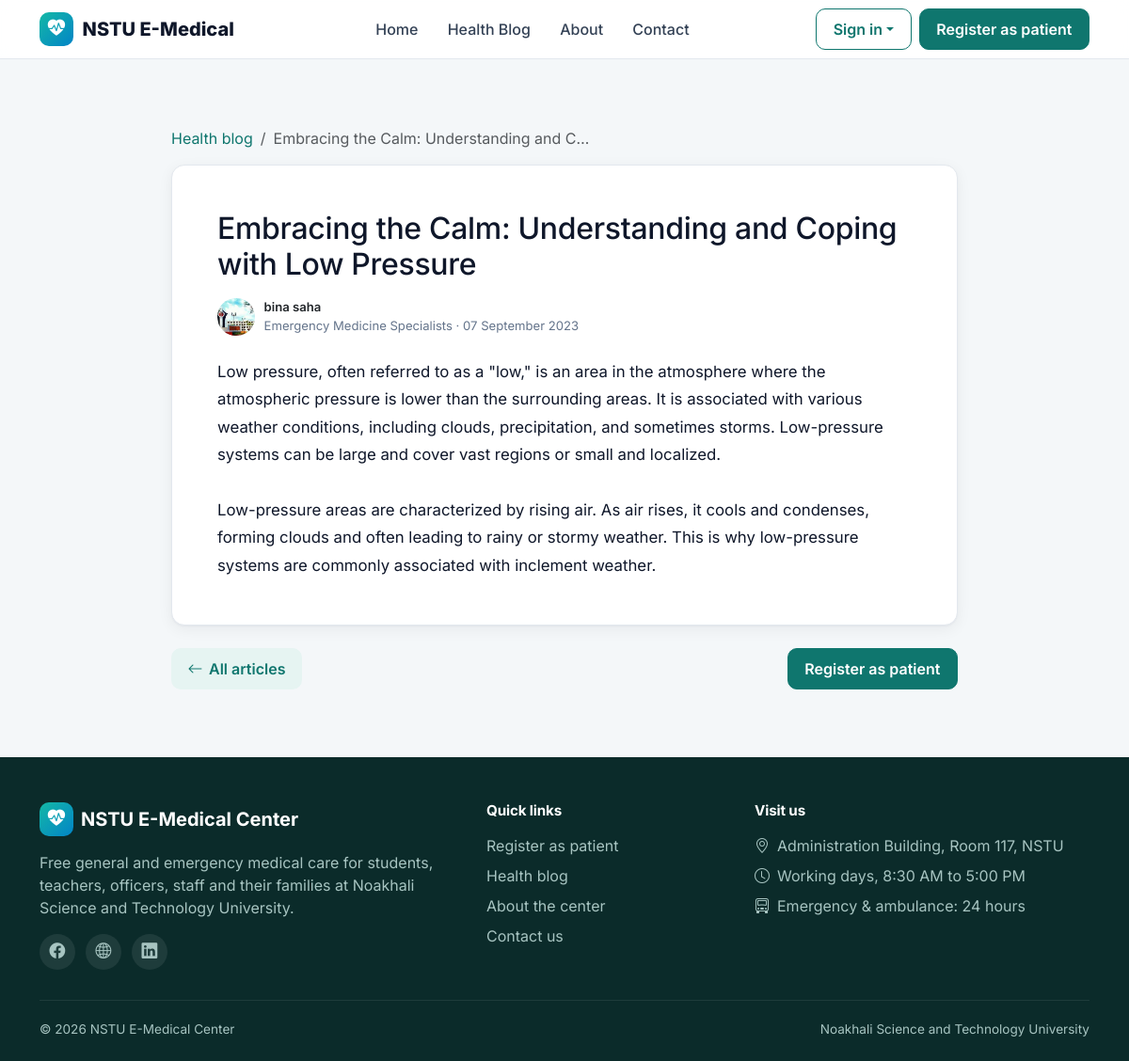
Page /post/6/ on the committed database.
### hospital/models.py (models this page shows, shortened)
class Post(models.Model):
    doctor = models.ForeignKey(Doctor, on_delete=models.CASCADE,null=True)
    title = models.CharField(max_length=100)
    content = models.TextField()
    date_posted = models.DateTimeField(default=timezone.now)
    author = models.ForeignKey(User, on_delete=models.CASCADE)

class Doctor(models.Model):
    user=models.OneToOneField(User,on_delete=models.CASCADE)
    profile_pic= models.ImageField(upload_to='profile_pic/DoctorProfilePic/',null=True,blank=True)
    address = models.CharField(max_length=40)
    email = models.EmailField(default='')
    department= models.CharField(max_length=50,choices=departments,default='Cardiologist')
    status=models.BooleanField(default=False)

### hospital/views.py (the view)
# urls.py: path('post/<int:pk>/', PostDetailView.as_view(), name='post-detail'),
class PostDetailView(DetailView):
    model = Post
    def get_template_names(self):
        if is_doctor(self.request.user):
            return ['hospital/post_detail.html']
        return ['hospital/post_public.html']

### hospital/access.py (called while the page is built, shortened)
def get_role(user):
    if user is None or not user.is_authenticated:
        return None

### hospital/context_processors.py (called while the page is built, shortened)
def em_nav(request):
    user = getattr(request, 'user', None)
    if user is None or not user.is_authenticated:
        return {}

### hospital/templatetags/em_tags.py (called while the page is built)
@register.simple_tag(takes_context=True)
def active(context, *prefixes):
    request = context.get('request')
    if request is None:
        return ''
    path = request.path.rstrip('/') or '/'
    for prefix in prefixes:
        p = prefix.rstrip('/') or '/'
        if path == p or (p != '/' and path.startswith(p + '/')):
            return 'active'
    return ''

### hospital/views.py (called while the page is built)
def is_doctor(user):
    return get_role(user) == 'doctor'

### templates/hospital/post_public.html (shortened to what this page needs)
{% extends 'hospital/homebase.html' %}
{% block content %}
<section class="section">
  <div class="container" style="max-width:860px">
    <nav aria-label="breadcrumb"><ol class="breadcrumb small mb-3"><li class="breadcrumb-item"><a href="/blog/">Health blog</a></li><li class="breadcrumb-item active text-truncate" aria-current="page">{{ object.title|truncatechars:40 }}</li></ol></nav>
    <article class="card">
      <div class="card-body p-4 p-md-5">
        <h1 class="h2 mb-3">{{ object.title }}</h1>
        <div class="post-meta mb-4">
          {% include 'hospital/partials/avatar.html' with pic=object.author.doctor.profile_pic name=object.author.get_full_name|default:object.author.username %}
          <div>
            <div class="fw-semibold text-body">{{ object.author.get_full_name|default:object.author.username }}</div>
            <div>{% if object.author.doctor.department %}{{ object.author.doctor.department }} &middot; {% endif %}{{ object.date_posted|date:"d F Y" }}</div>
          </div>
        </div>
        <div class="post-body">{{ object.content }}</div>
      </div>
    </article>
    <div class="d-flex justify-content-between flex-wrap gap-2 mt-4">
      <a href="/blog/" class="btn btn-soft btn-icon"><i class="bi bi-arrow-left"></i> All articles</a>
      {% if not user.is_authenticated %}<a href="/patientsignup" class="btn btn-primary">Register as patient</a>{% endif %}
    </div>
  </div>
</section>
{% endblock content %}

### static/css/emedical.css (style rules this page uses)
:root { --em-primary: #0f766e; --em-primary-rgb: 15, 118, 110; --em-primary-hover: #0b5f58; --em-primary-soft: #e6f4f2; --em-accent: #0284c7; --em-accent-soft: #e0f2fe; --em-warning: #b45309; --em-warning-soft: #fef3c7; --em-danger: #dc2626; --em-danger-soft: #fee2e2; --em-success: #15803d; --em-success-soft: #dcfce7; --em-violet: #6d28d9; --em-violet-soft: #ede9fe; --em-bg: #f4f7f9; --em-surface: #ffffff; --em-border: #e3e8ee; --em-text: #0f172a; --em-muted: #64748b; --em-radius: 14px; --em-radius-sm: 10px; --em-shadow: 0 1px 2px rgba(15, 23, 42, .04), 0 4px 16px rgba(15, 23, 42, .06); --em-shadow-lg: 0 10px 40px rgba(15, 23, 42, .12); --em-sidebar-w: 260px; --em-topbar-h: 64px; --bs-primary: var(--em-primary); --bs-primary-rgb: var(--em-primary-rgb); --bs-link-color: var(--em-primary); --bs-link-color-rgb: var(--em-primary-rgb); --bs-link-hover-color: var(--em-primary-hover); --bs-body-font-family: "Inter", system-ui, -apple-system, "Segoe UI", Roboto, sans-serif; --bs-body-color: var(--em-text); --bs-body-bg: var(--em-bg); --bs-border-color: var(--em-border); --bs-border-radius: var(--em-radius-sm); --bs-focus-ring-color: rgba(var(--em-primary-rgb), .25); }
body { background: var(--em-bg); color: var(--em-text); font-family: var(--bs-body-font-family); -webkit-font-smoothing: antialiased; min-height: 100vh; }
a { text-decoration: none; }
h1, h2, h3, h4, h5, h6 { font-weight: 700; letter-spacing: -.01em; }
.fw-semibold { font-weight: 600 !important; }
.btn { font-weight: 600; border-radius: var(--em-radius-sm); padding: .55rem 1.1rem; }
.btn-primary { --bs-btn-bg: var(--em-primary); --bs-btn-border-color: var(--em-primary); --bs-btn-hover-bg: var(--em-primary-hover); --bs-btn-hover-border-color: var(--em-primary-hover); --bs-btn-active-bg: var(--em-primary-hover); --bs-btn-active-border-color: var(--em-primary-hover); --bs-btn-disabled-bg: var(--em-primary); --bs-btn-disabled-border-color: var(--em-primary); }
.btn-soft { background: var(--em-primary-soft); color: var(--em-primary); border: 0; }
.btn-icon { display: inline-flex; align-items: center; justify-content: center; gap: .4rem; }
.card { border: 1px solid var(--em-border); border-radius: var(--em-radius); box-shadow: var(--em-shadow); background: var(--em-surface); }
.card-body { padding: 1.25rem; }
.section { padding: 4.5rem 0; }
.post-meta { display: flex; align-items: center; gap: .6rem; color: var(--em-muted); font-size: .82rem; }
.post-body { font-size: 1.05rem; line-height: 1.75; white-space: pre-line; }

### rows in the picture
Post: title "Embracing the Calm: Understanding and C…", title "Embracing the Calm: Understanding and Coping with Low Pressure", author.get_full_name "bina saha", author.doctor.department "Emergency Medicine Specialists", date_posted "07 September 2023", content "Low pressure, often referred to as a \"low,\" is an area in the atmosphere where the atmospheric pressure is lower than the surrounding areas. It is associated with various weather conditions, including clouds, precipitation, and sometimes storms. Low-pressure systems can be large and cover vast regions or small and localized. Low-pressure areas are characterized by rising air. As air rises, it cools and condenses, forming clouds and often leading to rainy or stormy weather. This is why low-pressure systems are commonly associated with inclement weather."
